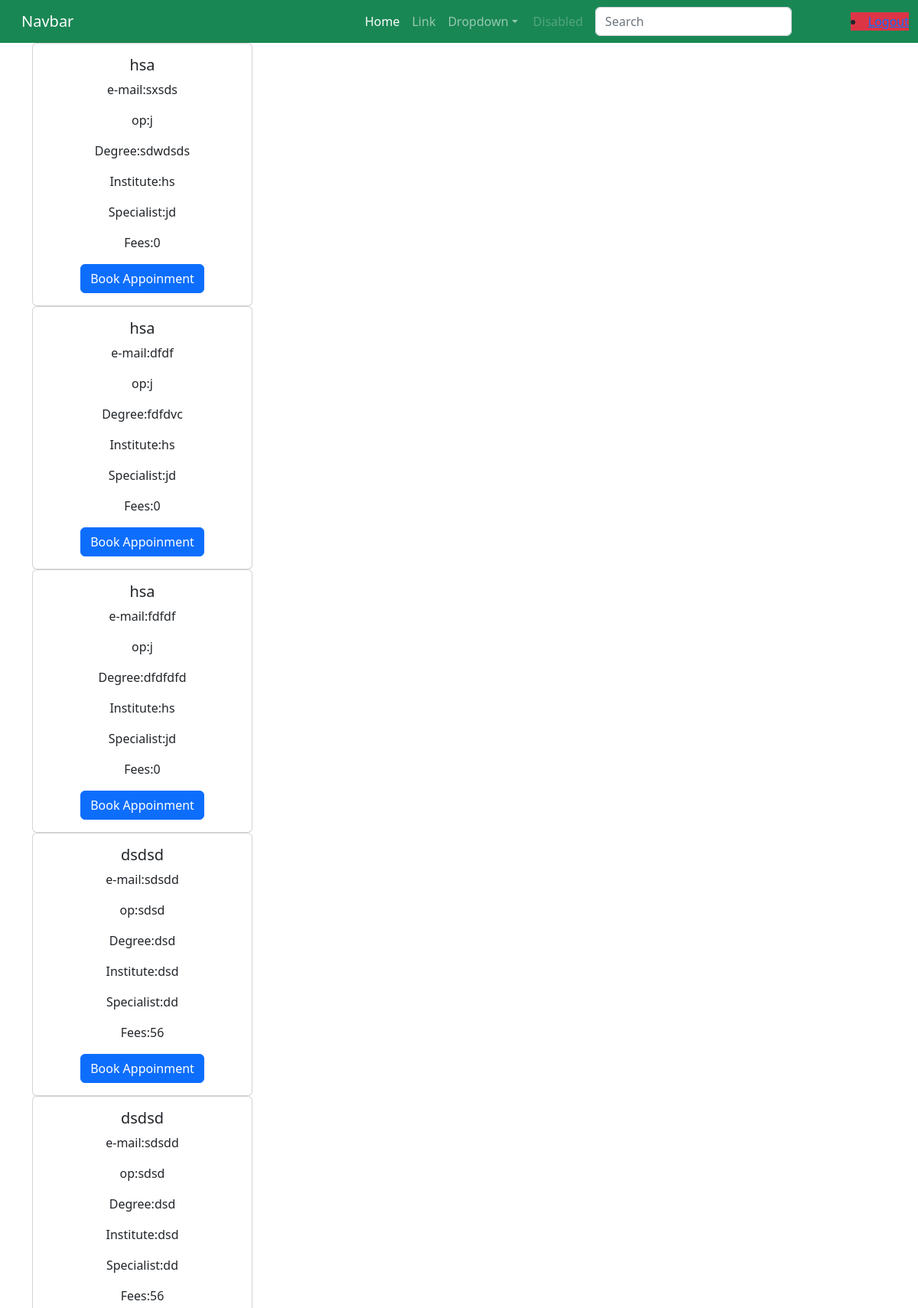
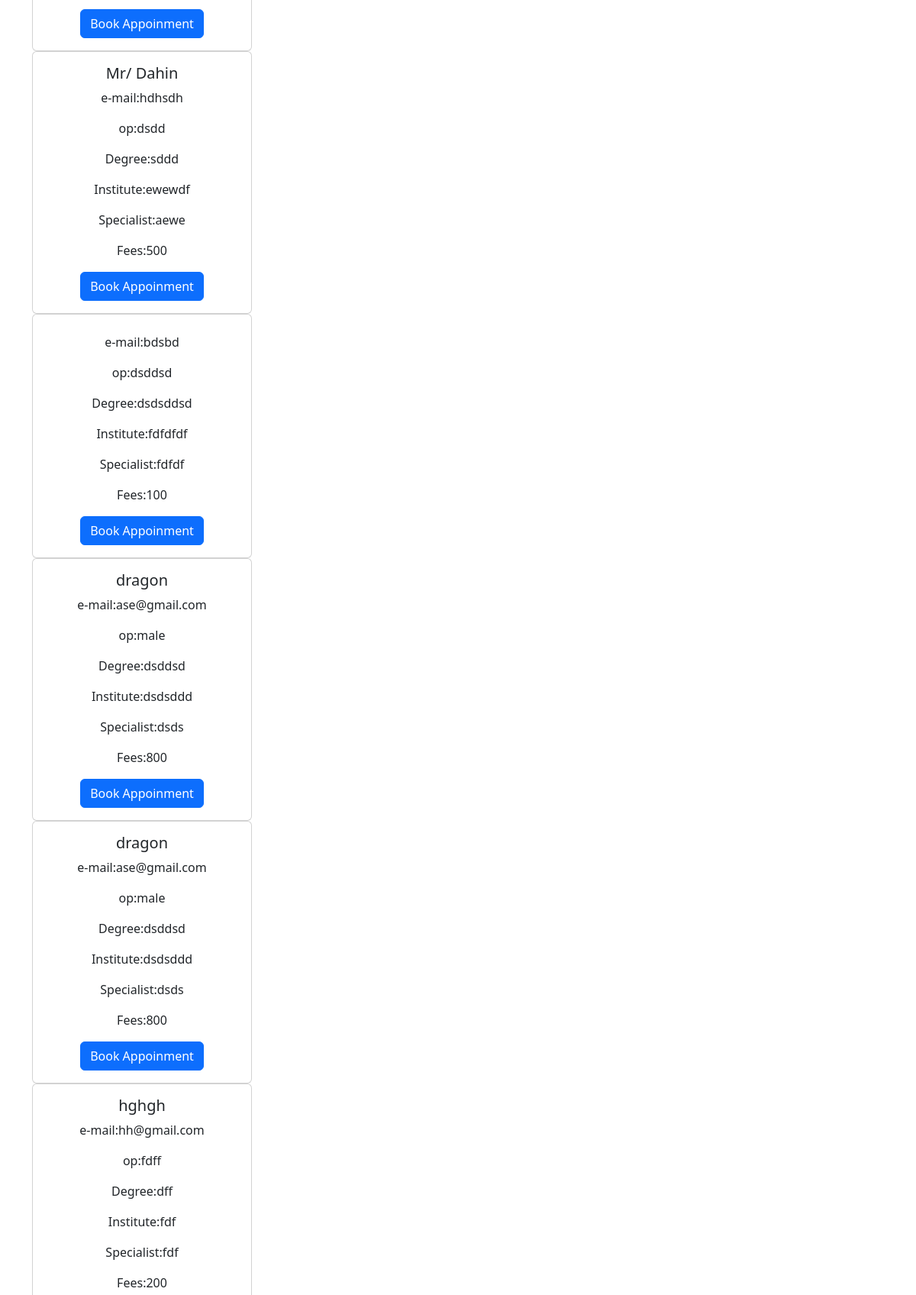
/bio/ (upper part), run on the app's committed database (2 pictures, top to bottom).
### myapp/models.py (models this page shows, shortened)
class DocProfile(models.Model):
    name=models.CharField(max_length=100)
    email=models.CharField(max_length=100)
    degree=models.CharField(max_length=100)
    op=models.CharField(max_length=100)
    institute=models.CharField(max_length=100)
    specialist=models.CharField(max_length=100)
    fees=models.PositiveIntegerField(default=0)

### myapp/views.py (the view)
# urls.py: path('bio/', views.bio, name='bio'),
def bio(request):
    docData=DocProfile.objects.all()
    if 'q' in request.GET:
        q=request.GET['q']
        multiple_q=Q(Q(name__icontains=q) | Q(fees__icontains=q) | Q(specialist__icontains=q) |Q (op__icontains=q))
        docData=DocProfile.objects.filter(multiple_q)
    else:
        docData=DocProfile.objects.all()
    data={
        "docData":docData
    }
    return render(request,"bio.html",data)

### myapp/templates/bio.html (shortened to what this page needs)
<!doctype html>
<html>
  <head>
    <link rel="stylesheet" href="https://cdn.jsdelivr.net/npm/bootstrap@5.2.3/dist/css/bootstrap.rtl.min.css">
  </head>
  <body>
    {% include 'nav.html' %}
    <div class="container">
            {% for n in docData %}
            <div class="card text-center" style="width: 18rem;">
                <div class="card-body">
                  <h5 class="card-title">{{ n.name }}</h5>
                  <p class="card-text">e-mail:{{ n.email }}</p>
                  <p class="card-text">op:{{ n.op }}</p>
                  <p class="card-text">Degree:{{ n.degree }}</p>
                  <p class="card-text">Institute:{{ n.institute }}</p>
                  <p class="card-text">Specialist:{{ n.specialist }}</p>
                  <p class="card-text">Fees:{{ n.fees }}</p>
                  <a href="/payment" class="btn btn-primary">Book Appoinment</a>
                </div>
            </div>
            {% endfor %}
    </div>

### data on the page
DocProfile: name "hsa", email "sxsds", op "j", degree "sdwdsds", institute "hs", specialist "jd", fees "0"
DocProfile: name "hsa", email "dfdf", op "j", degree "fdfdvc", institute "hs", specialist "jd", fees "0"
DocProfile: name "hsa", email "fdfdf", op "j", degree "dfdfdfd", institute "hs", specialist "jd", fees "0"
DocProfile: name "dsdsd", email "sdsdd", op "sdsd", degree "dsd", institute "dsd", specialist "dd", fees "56"
DocProfile: name "dsdsd", email "sdsdd", op "sdsd", degree "dsd", institute "dsd", specialist "dd", fees "56"
DocProfile: name "Mr/ Dahin", email "hdhsdh", op "dsdd", degree "sddd", institute "ewewdf", specialist "aewe", fees "500"
DocProfile: email "bdsbd", op "dsddsd", degree "dsdsddsd", institute "fdfdfdf", specialist "fdfdf", fees "100"
DocProfile: name "dragon", email "ase@gmail.com", op "male", degree "dsddsd", institute "dsdsddd", specialist "dsds", fees "800"
DocProfile: name "dragon", email "ase@gmail.com", op "male", degree "dsddsd", institute "dsdsddd", specialist "dsds", fees "800"
DocProfile: name "hghgh", email "hh@gmail.com", op "fdff", degree "dff", institute "fdf", specialist "fdf", fees "200"
